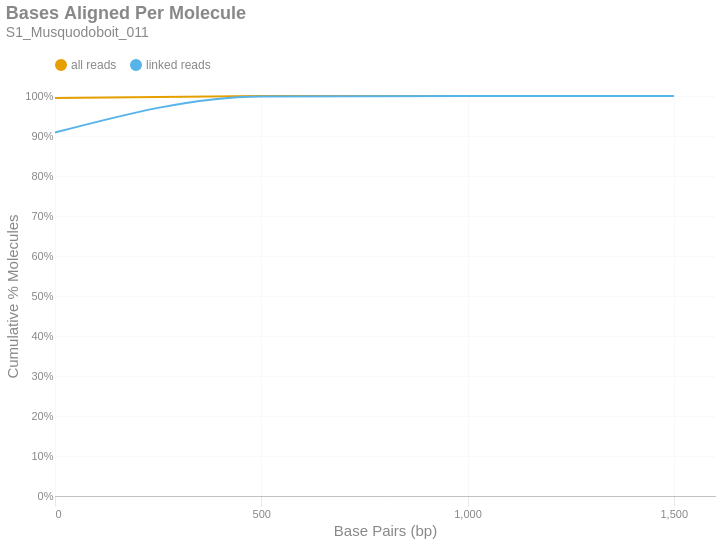

Notebook cell for this chart:
### Markdown cell above
### Bases Aligned Per Molecule
This is a cumulative frequency distribution showing the number of base pairs aligned per unique molecule. These data are shown in 500 bp bins. There are two distributions: one with `all reads` (yellow) and another with only `linked reads` (blue). The percent of molecules in the `linked reads` distribution is relative to the total number of linked molecules.

### Code cell
if SKIPLR:
    print_html(f"Skipped")
else:
    binned_df = consolidated_hist(valids['aligned_bp'], mask, 500, True)
    with SafeRender(binned_df):
        (
            density_plot(binned_df, 'Bases Aligned Per Molecule', samplename, 'basesper')
            .encode(
                x=alt.X('bin:Q', title="Base Pairs (bp)").axis(tickMinStep=500).scale(padding=0),
                y=alt.Y('value:Q', title='Cumulative % Molecules')
                    .axis(format='%')
                    .scale(domain = [0,1])
                    .stack(False),
                color=alt.Color("key:N").scale(domain = ["all reads", "linked reads"]),
                tooltip = [
                    alt.Tooltip("key:N", title = "Data Type"),
                    alt.Tooltip("range_label:N", title="Bases Aligned Per Molecule"),
                    alt.Tooltip("value:Q", format = ".2%", title="% Molecules (Cum.)")
                ]
            )
        ).display()

### Figure 1 — Vega-Lite specification as saved in the notebook (floating-point values rounded to 4 significant figures)
{"width": "container", "height": 400, "config": {"title": {"anchor": "start", "dy": -15, "fontSize": 18, "color": "#888888", "subtitleColor": "#888888", "subtitleFontSize": 14}, "arc": {"fill": "#0072B2"}, "axis": {"domainColor": "#888888", "domainWidth": 0.5, "gridWidth": 0.2, "grid": false, "titleFontWeight": 400, "titleFontSize": 15, "labelFontSize": 11, "labelColor": "#888888", "tickColor": "#888888", "tickWidth": 0.2, "titleColor": "#888888"}, "axisBand": {"grid": false}, "axisX": {"grid": true, "tickSize": 10, "domainCap": "round"}, "axisY": {"domain": false, "grid": true, "tickSize": 0, "domainCap": "round"}, "background": "transparent", "header": {"labelFontSize": 15, "labelColor": "#888888", "titleFontSize": 15, "titleFontWeight": 600, "titleColor": "#888888"}, "legend": {"labelFont": "sans-serif", "labelFontSize": 12, "labelColor": "#888888", "symbolSize": 100, "symbolType": "circle", "titleFontSize": 12, "titlePadding": 10, "titleColor": "#888888", "title": null, "orient": "top"}, "range": {"category": ["#E69F00", "#56B4E9", "#009E73", "#F0E442", "#0072B2", "#D55E00", "#CC79A7", "#000000"], "diverging": ["#cfe8f3", "#a2d4ec", "#73bfe2", "#46abdb", "#1696d2", "#12719e"]}, "area": {"fill": "#0072B2", "fillOpacity": 0.7, "line": true, "strokeOpacity": 0.7}, "line": {"color": "#0072B2", "stroke": "#0072B2", "strokeWidth": 2}, "trail": {"color": "#0072B2", "stroke": "#0072B2", "strokeWidth": 0, "size": 1}, "point": {"filled": true, "fillOpacity": 1.0, "size": 95}, "text": {"color": "#888888", "fontSize": 11, "align": "right", "fontWeight": 400, "size": 11}, "bar": {"fill": "#0072B2", "stroke": null}, "view": {"stroke": null, "continuousWidth": 660, "continuousHeight": 400}}, "data": {"name": "data-c50757d5d79259dc602b5ceac97b5ce6"}, "mark": {"type": "line", "interpolate": "monotone", "point": {"opacity": 0, "size": 275}}, "encoding": {"color": {"field": "key", "scale": {"domain": ["all reads", "linked reads"]}, "type": "nominal"}, "tooltip": [{"field": "key", "title": "Data Type", "type": "nominal"}, {"field": "range_label", "title": "Bases Aligned Per Molecule", "type": "nominal"}, {"field": "value", "format": ".2%", "title": "% Molecules (Cum.)", "type": "quantitative"}], "x": {"axis": {"tickMinStep": 500}, "field": "bin", "scale": {"padding": 0}, "title": "Base Pairs (bp)", "type": "quantitative"}, "y": {"axis": {"format": "%"}, "field": "value", "scale": {"domain": [0, 1]}, "stack": false, "title": "Cumulative % Molecules", "type": "quantitative"}}, "params": [{"name": "param_c36ac31b6afebe62", "select": {"type": "point", "fields": ["key"]}, "bind": "legend"}], "title": {"text": "Bases Aligned Per Molecule", "subtitle": "S1_Musquodoboit_011"}, "transform": [{"fold": ["all reads (cumsum)", "linked reads (cumsum)"]}, {"calculate": "replace(datum.key, ' (cumsum)', '')", "as": "key"}, {"filter": {"param": "param_c36ac31b6afebe62"}}], "usermeta": {"embedOptions": {"downloadFileName": "S1_Musquodoboit_011.basesper"}}, "$schema": "https://vega.github.io/schema/vega-lite/v6.1.0.json", "datasets": {"data-c50757d5d79259dc602b5ceac97b5ce6": [{"bin": "0.0", "interval": "0.0-500.0", "all reads": 0.9951, "linked reads": 0.9086, "all reads (cumsum)": 0.9951, "linked reads (cumsum)": 0.9086, "range_label": "0-499"}, {"bin": "500.0", "interval": "500.0-1000.0", "all reads": 0.004782, "linked reads": 0.09032, "all reads (cumsum)": 0.9999, "linked reads (cumsum)": 0.9989, "range_label": "500-999"}, {"bin": "1000.0", "interval": "1000.0-1500.0", "all reads": 8.818e-05, "linked reads": 0.001023, "all reads (cumsum)": 1.0, "linked reads (cumsum)": 1.0, "range_label": "1000-1499"}, {"bin": "1500.0", "interval": "1500.0-2000.0", "all reads": 2.106e-06, "linked reads": 2.825e-05, "all reads (cumsum)": 1.0, "linked reads (cumsum)": 1.0, "range_label": "1500-1999"}]}}
